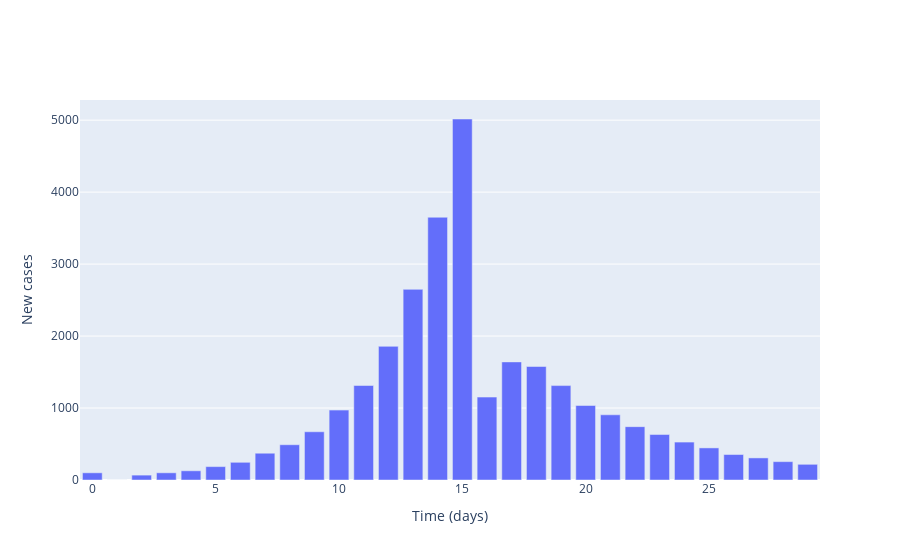

Source (notebook cell):
### Markdown cell above
## Plot local incidence numbers

### Code cell
# Plot (bar chart cases each day)
fig = go.Figure()

# Plot of incidences
fig.add_trace(
    go.Bar(
        x=times,
        y=cases,
        name='Incidences'
    )
)

# Add axis labels
fig.update_layout(
    xaxis_title='Time (days)',
    yaxis_title='New cases'
)

fig.show()

### Figure 1 — Plotly figure (JSON) as saved in the notebook; plotly's stock layout.template omitted (floating-point values rounded to 4 significant figures)
{"data": [{"name": "Incidences", "type": "bar", "x": [0, 1, 2, 3, 4, 5, 6, 7, 8, 9, 10, 11, 12, 13, 14, 15, 16, 17, 18, 19, 20, 21, 22, 23, 24, 25, 26, 27, 28, 29], "y": [100, 0, 68, 100, 128, 186, 246, 372, 490, 670, 971, 1313, 1857, 2649, 3651, 5016, 1152, 1641, 1577, 1312, 1035, 906, 741, 632, 527, 446, 354, 307, 255, 218]}], "layout": {"xaxis": {"title": {"text": "Time (days)"}}, "yaxis": {"title": {"text": "New cases"}}}}
